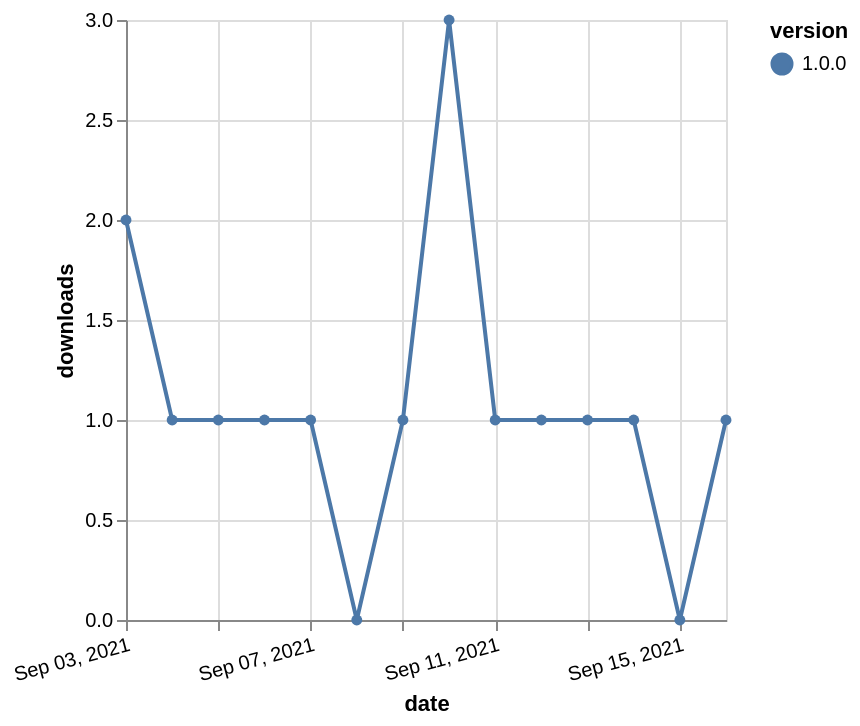

The specification (Vega-Lite) saved for this image:
### Vega-Lite specification from a JSON file in a GitHub repository (floating-point values rounded to 4 significant figures)
{"$schema": "https://vega.github.io/schema/vega-lite/v5.json", "description": "A simple bar chart with embedded data.", "data": {"values": [{"date": "2021-09-03", "total": 133, "delta": 2, "version": "1.0.0"}, {"date": "2021-09-04", "total": 134, "delta": 1, "version": "1.0.0"}, {"date": "2021-09-05", "total": 135, "delta": 1, "version": "1.0.0"}, {"date": "2021-09-06", "total": 136, "delta": 1, "version": "1.0.0"}, {"date": "2021-09-07", "total": 137, "delta": 1, "version": "1.0.0"}, {"date": "2021-09-08", "total": 137, "delta": 0, "version": "1.0.0"}, {"date": "2021-09-09", "total": 138, "delta": 1, "version": "1.0.0"}, {"date": "2021-09-10", "total": 141, "delta": 3, "version": "1.0.0"}, {"date": "2021-09-11", "total": 142, "delta": 1, "version": "1.0.0"}, {"date": "2021-09-12", "total": 143, "delta": 1, "version": "1.0.0"}, {"date": "2021-09-13", "total": 144, "delta": 1, "version": "1.0.0"}, {"date": "2021-09-14", "total": 145, "delta": 1, "version": "1.0.0"}, {"date": "2021-09-15", "total": 145, "delta": 0, "version": "1.0.0"}, {"date": "2021-09-16", "total": 146, "delta": 1, "version": "1.0.0"}]}, "width": "container", "mark": {"type": "line", "point": {"filled": true}}, "encoding": {"x": {"field": "date", "type": "temporal", "timeUnit": "yearmonthdate", "title": "date", "axis": {"labelAngle": -15}}, "y": {"field": "delta", "type": "quantitative", "title": "downloads"}, "color": {"field": "version", "type": "nominal"}, "tooltip": {"field": "delta"}}}
